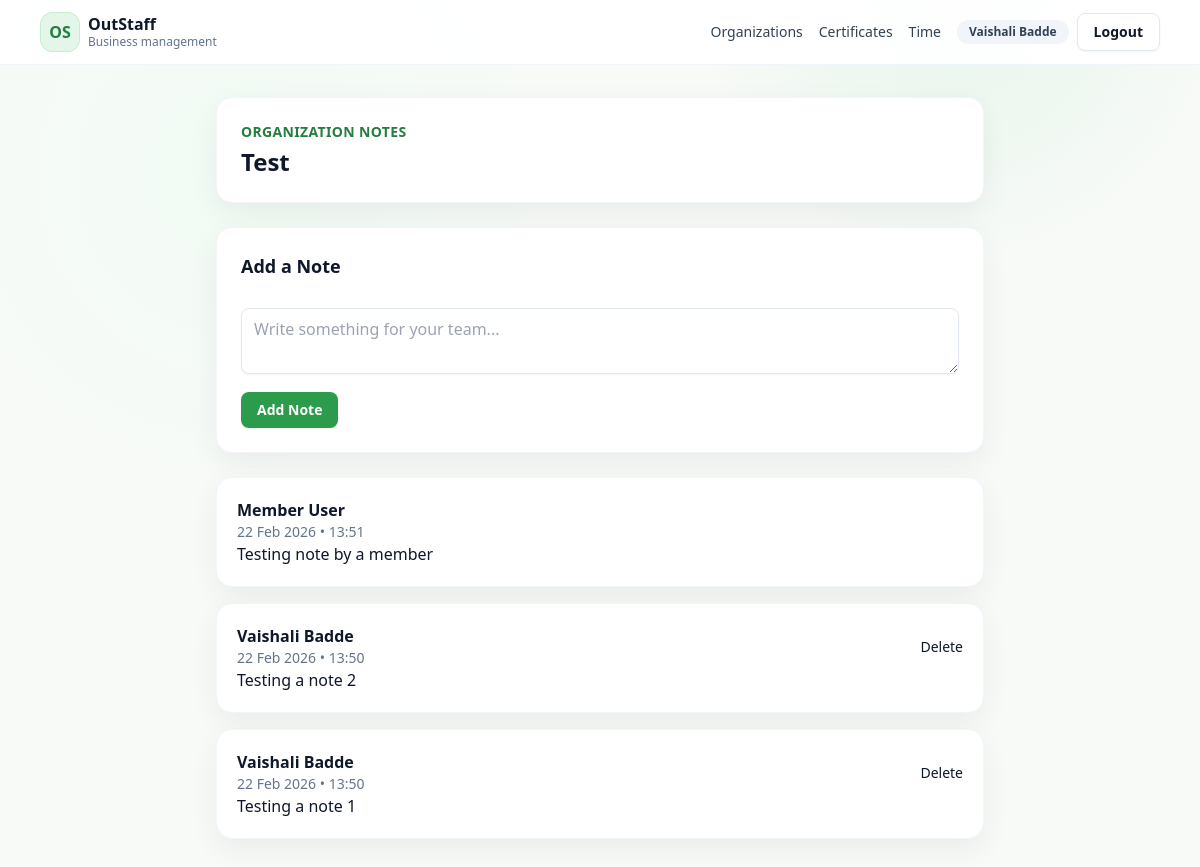
The app's page /orgs/1/notes/ (signed in), older data.
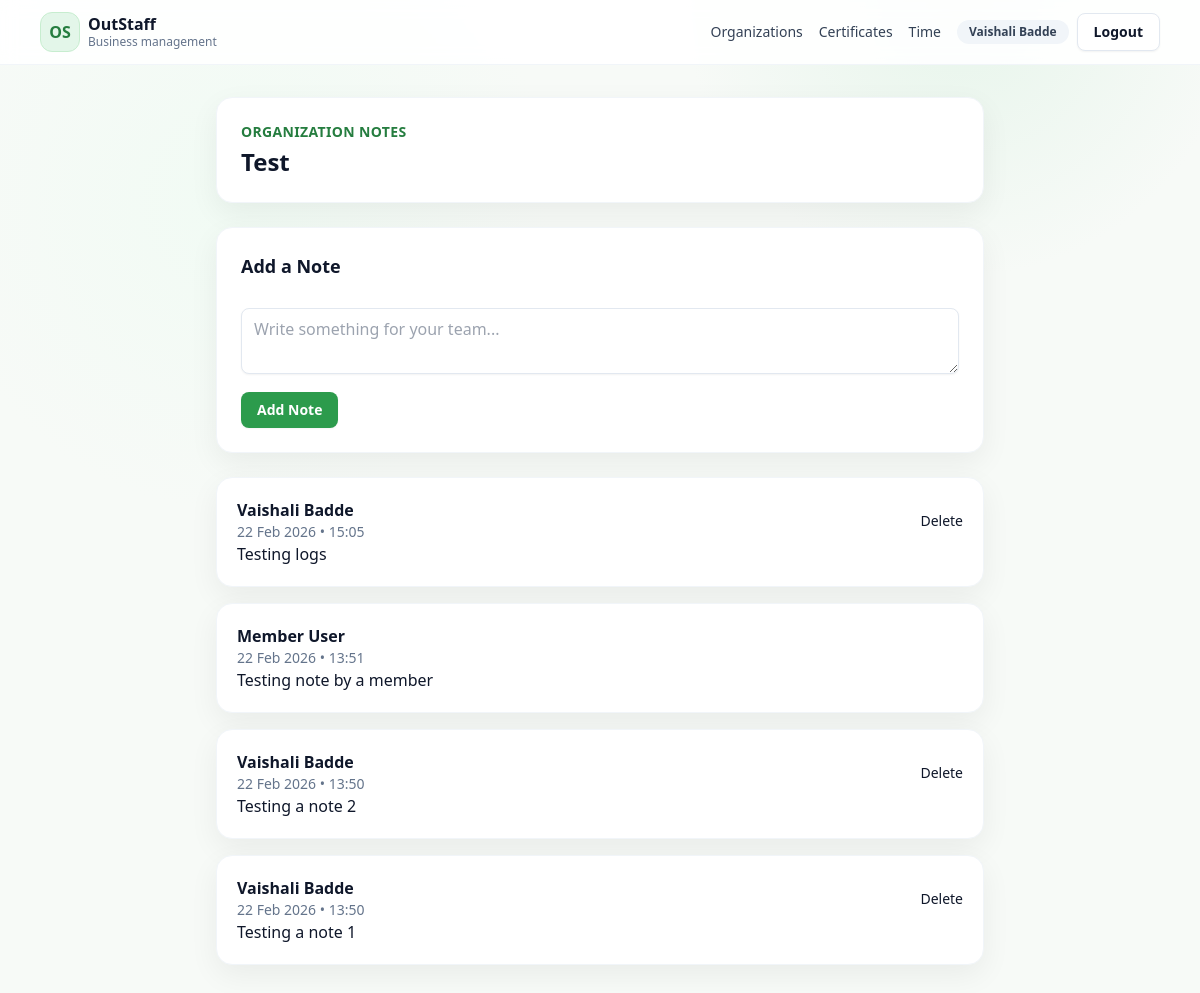
The same page, newer data.
### app/models.py (models this page shows, shortened)
class TimestampMixin:
    created_at = db.Column(db.DateTime, default=datetime.utcnow)
    updated_at = db.Column(db.DateTime, default=datetime.utcnow, onupdate=datetime.utcnow)

class User(UserMixin, TimestampMixin, db.Model):
    id = db.Column(db.Integer, primary_key=True)
    email = db.Column(db.String(255), unique=True, nullable=False, index=True)
    password_hash = db.Column(db.String(255), nullable=False)
    name = db.Column(db.String(120), nullable=False)
    is_verified = db.Column(db.Boolean, default=False)
    memberships = db.relationship("Membership", backref="user", lazy=True, cascade="all, delete-orphan")
    certificates = db.relationship(
        "Certificate", backref="user", lazy=True, cascade="all, delete-orphan", foreign_keys="Certificate.user_id"
    )
    time_entries = db.relationship(
        "TimeEntry", backref="user", lazy=True, cascade="all, delete-orphan", foreign_keys="TimeEntry.user_id"
    )

class Organization(TimestampMixin, db.Model):
    id = db.Column(db.Integer, primary_key=True)
    name = db.Column(db.String(255), nullable=False)
    slug = db.Column(db.String(255), unique=True, nullable=False)
    timezone = db.Column(db.String(80), default="UTC")
    default_workweek = db.Column(db.String(80), default="Mon-Fri")
    created_by_id = db.Column(db.Integer, db.ForeignKey("user.id"), nullable=False)
    memberships = db.relationship("Membership", backref="organization", lazy=True, cascade="all, delete-orphan")
    invitations = db.relationship("Invitation", backref="organization", lazy=True, cascade="all, delete-orphan")
    certificate_types = db.relationship(
        "CertificateType", backref="organization", lazy=True, cascade="all, delete-orphan"
    )
    certificates = db.relationship("Certificate", backref="organization", lazy=True, cascade="all, delete-orphan")
    time_entries = db.relationship("TimeEntry", backref="organization", lazy=True, cascade="all, delete-orphan")
    projects = db.relationship("Project", backref="organization", lazy=True, cascade="all, delete-orphan")
    activities = db.relationship("Activity", backref="organization", lazy=True, cascade="all, delete-orphan")
    policies = db.relationship("Policy", backref="organization", lazy=True, cascade="all, delete-orphan")
    period_locks = db.relationship("PeriodLock", backref="organization", lazy=True, cascade="all, delete-orphan")
    holidays = db.relationship("Holiday", backref="organization", lazy=True, cascade="all, delete-orphan")
    report_presets = db.relationship("ReportPreset", backref="organization", lazy=True, cascade="all, delete-orphan")
    approval_logs = db.relationship("ApprovalLog", backref="organization", lazy=True, cascade="all, delete-orphan")

class Note(TimestampMixin, db.Model):
    id = db.Column(db.Integer, primary_key=True)
    org_id = db.Column(db.Integer, db.ForeignKey("organization.id"), nullable=False)
    author_id = db.Column(db.Integer, db.ForeignKey("user.id"), nullable=False)
    content = db.Column(db.Text, nullable=False)
    organization = db.relationship("Organization", backref=db.backref("notes", lazy=True, cascade="all, delete-orphan"))
    author = db.relationship("User", foreign_keys=[author_id])

### app/notes/routes.py (the view, shortened to what this page needs)
@notes_bp.route("/", methods=["GET", "POST"])
@login_required
def notes_page(org_id):
    membership = _user_membership(org_id)
    if not membership:
        abort(403)
    org = membership.organization
    form = NoteForm()
    notes = (
        Note.query
        .filter_by(org_id=org_id)
        .order_by(Note.created_at.desc())
        .all()
    )
    return render_template(
        "notes/list.html",
        org=org,
        notes=notes,
        form=form
    )

### app/forms.py
class NoteForm(FlaskForm):
    content = TextAreaField("Content", validators=[DataRequired()])
    submit = SubmitField("Add Note")

### app/notes/routes.py (called while the page is built)
def _user_membership(org_id):
    return Membership.query.filter_by(
        user_id=current_user.id,
        org_id=org_id,
        status="active"
    ).first()

### app/templates/notes/list.html (shortened to what this page needs)
{% extends "base.html" %}
{% block content %}
<div class="max-w-3xl mx-auto mt-8 space-y-6">
  <div class="card p-6">
    <p class="text-sm uppercase tracking-wide text-brand-700 font-semibold">
      Organization Notes
    </p>
    <h1 class="text-2xl font-bold mt-1">
      {{ org.name }}
    </h1>
  </div>
  <div class="card p-6">
    <h2 class="text-lg font-semibold mb-4">Add a Note</h2>
    <form method="POST" class="space-y-3">
      {{ form.content(
        class="w-full border border-slate-300 rounded-lg p-3 focus:outline-none focus:ring-2 focus:ring-brand-500",
        placeholder="Write something for your team..."
      ) }}
      <button type="submit"
              class="btn btn-primary">
        Add Note
      </button>
    </form>
  </div>
  <div class="space-y-4">
    {% if notes %}
      {% for note in notes %}
        <div class="card p-5">
          <div class="flex items-center justify-between mb-2">
            <div>
              <p class="font-semibold text-slate-900">
                {{ note.author.name }}
              </p>
              <p class="text-sm text-slate-500">
                {{ note.created_at.strftime("%d %b %Y • %H:%M") }}
              </p>
            </div>
            {% if note.author_id == current_user.id %}
            <form method="POST"
                  action="{{ url_for('notes.delete_note', org_id=org.id, note_id=note.id) }}">
              <button type="submit"
                      class="text-red-600 text-sm hover:underline">
                Delete
              </button>
            </form>
            {% endif %}
          </div>
          <div class="text-slate-800 whitespace-pre-line">
            {{ note.content }}
          </div>
        </div>
      {% endfor %}
    {% else %}
      <div class="card p-6 text-center text-slate-500">
        No notes yet. Be the first to add one.
      </div>
    {% endif %}
  </div>
</div>
{% endblock %}

### app/templates/base.html (shortened to what this page needs)
<!doctype html>
<html lang="en">
  <head>
    <link rel="stylesheet" href="{{ url_for('static', filename='css/tailwind.css') }}" />
  </head>
  <body class="min-h-screen">
    <header class="border-b border-slate-100 bg-white/90 backdrop-blur sticky top-0 z-30">
      <div class="mx-auto max-w-6xl px-4 py-3 flex items-center justify-between">
        <a href="{{ url_for('orgs.list_orgs') if current_user.is_authenticated else url_for('auth.login') }}" class="flex items-center gap-2">
          <span class="h-10 w-10 rounded-xl bg-brand-100 border border-brand-200 flex items-center justify-center text-brand-700 font-bold">OS</span>
          <div class="leading-tight">
            <p class="font-semibold text-slate-900">OutStaff</p>
            <p class="text-xs text-slate-500">Business management</p>
          </div>
        </a>
        <nav class="flex items-center gap-4">
          {% if current_user.is_authenticated %}
          <a class="nav-link" href="{{ url_for('orgs.list_orgs') }}">Organizations</a>
          <a class="nav-link" href="{{ url_for('certificates.list_certificates', org_id=(active_membership.org_id if active_membership else (user_orgs[0].id if user_orgs else 0))) if user_orgs else '#' }}">Certificates</a>
          <a class="nav-link" href="{{ url_for('time.dashboard', org_id=(active_membership.org_id if active_membership else (user_orgs[0].id if user_orgs else 0))) if user_orgs else '#' }}">Time</a>
          <div class="flex items-center gap-2">
            <span class="pill">{{ current_user.name }}</span>
            <a class="btn btn-secondary" href="{{ url_for('auth.logout') }}">Logout</a>
          </div>
          {% else %}
          <a class="btn btn-secondary" href="{{ url_for('auth.login') }}">Sign in</a>
          <a class="btn btn-primary" href="{{ url_for('auth.signup') }}">Create account</a>
          {% endif %}
        </nav>
      </div>
    </header>
    <main class="mx-auto max-w-6xl px-4 py-8">
      {% block content %}{% endblock %}
    </main>
  </body>
</html>

Row changes from the older to the newer data that the page shows:
added Note: author.name "Vaishali Badde", created_at "22 Feb 2026 • 15:05", content "Testing logs"
